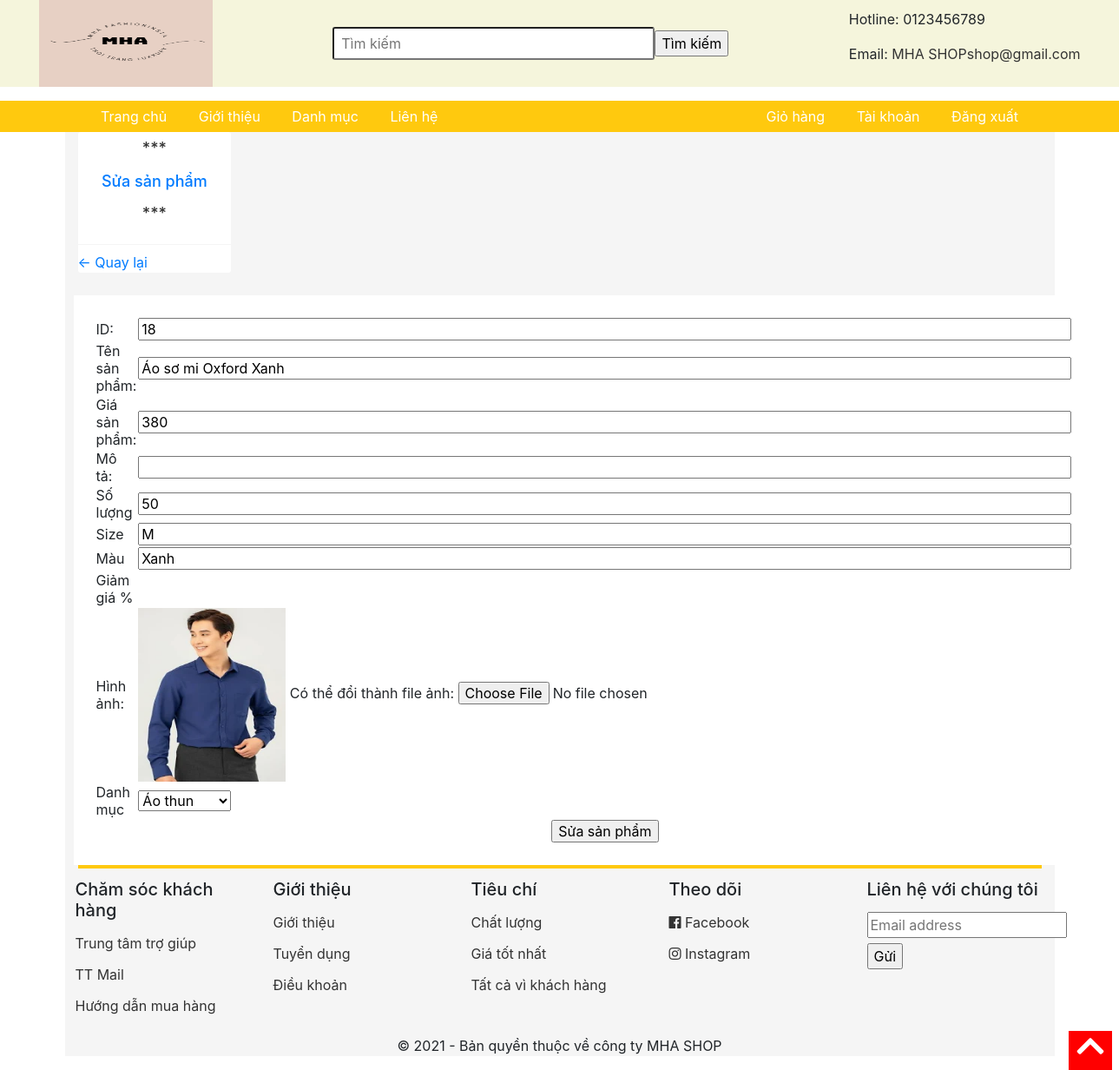
Page /sanpham/suasp.php?id=18 on the committed database.
### tables this page shows
CREATE TABLE `sanpham` (
  `id` int(11) NOT NULL,
  `tensp` varchar(100) NOT NULL,
  `giasp` int(100) NOT NULL,
  `mota` varchar(1000) NOT NULL,
  `hinhanh` varchar(100) NOT NULL,
  `soluong` int(100) NOT NULL,
  `size` varchar(100) NOT NULL,
  `mau` varchar(100) NOT NULL,
  `iddanhmuc` int(100) NOT NULL
);

### sanpham/suasp.php (the view, shortened to what this page needs)
<html>
<head>
	<link rel="stylesheet" type="text/css" href="../css/grid.css">
	<link rel="stylesheet" type="text/css" href="../css/responsive.css">
	<link rel="stylesheet" type="text/css" href="../main.css">
	<link rel="stylesheet" href="https://use.fontawesome.com/releases/v5.7.0/css/all.css">
	<link rel="stylesheet" href="https://maxcdn.bootstrapcdn.com/bootstrap/4.5.2/css/bootstrap.min.css">
</head>
<body>
<form action="../timkiem.php" method="POST">
	<div class="app">
		<div class="header">
			<div class="grid wide">
				<div class="header-main">
					<div class="logo">
						<a href="../index.php"><img src="../img/LOGO1.png" width="200" height="100"></a>
					</div>
					<div class="search">
						<input type="text" name="s" class="search-bar" placeholder="Tìm kiếm">
						<input type="submit" value="Tìm kiếm">
					</div>
					<div class="contact">
						<p>Hotline: 0123456789</p>
						<p>Email: <a href="mailto:MHA SHOPshop@gmail.com" style="color: #333;">MHA SHOPshop@gmail.com</a></p>
					</div>
				</div>
			</div>
		</div>
		</form>
		<div class="navigation-bar">
			<ul class="navbar-list">
				<li class="navbar-item"><a href="../index.php" class="navbar-link">Trang chủ</a></li>
				<li class="navbar-item"><a href="./pages/gioithieu.php" class="navbar-link">Giới thiệu</a></li>
				<li class="navbar-item navbar-item-category">
					<a href="" class="navbar-link">Danh mục</a>
				</li>
				<li class="navbar-item"><a href="./pages/lienhe.php" class="navbar-link">Liên hệ</a></li>
			</ul>
			<ul class="navbar-list">
				<li class="navbar-item"><a href="../pages/giohang.php" class="navbar-link">Giỏ hàng</a></li>
				<li class="navbar-item"><a href="../taikhoan.php" class="navbar-link">Tài khoản</a></li>
				<li class="navbar-item"><a href="../pages/dangxuat.php" class="navbar-link">Đăng xuất</a></li>
			</ul>
		</div>
		<div class="container">
			<div class="grid wide">
				<div class="row sm-gutter grid-content">
					<div class="column l-2 me-0 s-0">
						<nav class="category">
							<h3 class="category-heading" align="center">
								<p >***</p>
								<a href="themsp.php">Sửa sản phẩm</a>
								<p  >***</p>
							</h3>
							<ul class="category-list">
								<li class="category-item category-item--active">
									<a href="../sanpham/quanlysp.php" ><- Quay lại </a>
								</li>
							</ul>
						</nav>
					</div>
				<div class="product-detail-decribe" align="center">
					<div class="product-detail-describe__detail">
 <?php
       $conn2 = mysqli_connect("localhost", "root", "", "dacs2");
       $sql2 = "SELECT * FROM sanpham where id=".$_GET['id'];
       $ketqua = mysqli_query($conn2, $sql2);
       $row = mysqli_fetch_array($ketqua);
   ?>
   <table>
   <form action="" enctype="multipart/form-data" method="POST">
   <tr> <td>	ID: </td>
   <td><input type="text" name="id" size="100" value="<?php echo $row['id'] ?>"></td>
   </tr>
   <tr> <td>	Tên sản phẩm: </td>
   <td><input type="text" name="tensp" size="100" value="<?php echo $row['tensp'] ?>"></td>
   </tr>
   <tr> 	<td>Giá sản phẩm:      </td>
   <td><input type="text" name="giasp" value="<?php echo $row['giasp'] ?>" size="100"></td>
   </tr>
   <tr> 	<td>Mô tả: 	  </td>
   <td><input type="text" name="mota" value="<?php echo $row['mota'] ?>" size="100"></td>
 </tr>
 <tr>
   <td>Số lượng</td>
   <td><input type="text" name="soluong" value="<?php echo $row['soluong'] ?>" size="100"></td>
 </tr>
 <tr>
   <td>Size</td>
   <td><input type="text" name="size" value="<?php echo $row['size'] ?>" size="100"></td>
 </tr>
 <tr>
   <td>Màu</td>
   <td><input type="text" name="mau" value="<?php echo $row['mau'] ?>" size="100"></td>
 </tr>
 <tr>
   <td>Giảm giá %</td>
 </tr>
 <tr>
   <td>Hình ảnh: </td>
   <td><?php         echo "<img src = ../".$row['hinhanh'].' width="170" height="200"'.  '>'; ?>
   Có thể đổi thành file ảnh: <input type="file" name="uploadFile"><br></td>
   </tr>
 <tr>
   <td>Danh mục</td>
   <td>
 <select name="iddanhmuc">
           <?php
               $conn2 =	mysqli_connect("localhost", "root", "", "dacs2");
               $sql2= "SELECT * FROM danhmuc";
               $ketqua2 = mysqli_query($conn2, $sql2);
               while($row2 = mysqli_fetch_array($ketqua2))
               {
                   echo '<option value = "'.$row2['id'].'">'.$row2['tendanhmuc'].'</option>';
               }
           ?>
       </select>
   </td>
 </tr>
    <tr>
        <td></td>
        <td align="center"> <input type="submit" name="submit"  value="Sửa sản phẩm" ></td>
    </tr>
   </form>
   </table>
					</div>
				</div>
				</div>
				</div>
		<div class="footer">
			<div class="grid wide">
				<div class="row">
					<div class="column l-2-4 me-4 s-6">
						<h3 class="footer__heading">Chăm sóc khách hàng</h3>
						<ul class="footer-list">
							<li class="footer-item">
								<a href="" class="footer-item-link">Trung tâm trợ giúp</a>
							</li>
							<li class="footer-item">
								<a href="" class="footer-item-link">TT Mail</a>
							</li>
							<li class="footer-item">
								<a href="" class="footer-item-link">Hướng dẫn mua hàng</a>
							</li>
						</ul>
					</div>
					<div class="column l-2-4 me-4 s-6">
						<h3 class="footer__heading">Giới thiệu</h3>
						<ul class="footer-list">
							<li class="footer-item">
								<a href="" class="footer-item-link">Giới thiệu</a>
							</li>
							<li class="footer-item">
								<a href="" class="footer-item-link">Tuyển dụng</a>
							</li>
							<li class="footer-item">
								<a href="" class="footer-item-link">Điều khoản</a>
							</li>
						</ul>
					</div>
					<div class="column l-2-4 me-4 s-6">
						<h3 class="footer__heading">Tiêu chí</h3>
						<ul class="footer-list">
							<li class="footer-item">
								<a  class="footer-item-link">Chất lượng</a>
							</li>
							<li class="footer-item">
								<a  class="footer-item-link">Giá tốt nhất</a>
							</li>
							<li class="footer-item">
								<a  class="footer-item-link">Tất cả vì khách hàng</a>
							</li>
						</ul>
					</div>
					<div class="column l-2-4 me-4 s-6">
						<h3 class="footer__heading">Theo dõi</h3>
						<ul class="footer-list">
							<li class="footer-item">
								<a href="" class="footer-item-link">
									<i class="fab fa-facebook"></i>
									Facebook
								</a>
							</li>
							<li class="footer-item">
								<a href="" class="footer-item-link">
									<i class="fab fa-instagram"></i>
									Instagram
								</a>
							</li>
						</ul>
					</div>
					<div class="column l-2-4 me-4 s-6">
						<h3 class="footer__heading">Liên hệ với chúng tôi</h3>
						<input class="footer__input" type="text" placeholder="Email address">
						<input type="submit" value="Gửi">
					</div>
				</div>
			</div>
			<div class="footer__bottom">
				<div class="grid wide">
					<p>© 2021 - Bản quyền thuộc về công ty MHA SHOP</p>
				</div>
			</div>
		</div>
		<div class="scroll-to-top" onclick="scrollToTop();">
			<i class="scroll-to-top-icon fas fa-chevron-up"></i>
		</div>
	</div>
</body>
</html>

### css/grid.css (style rules this page uses)
.grid { width: 100%; display: block; padding: 0; }
.grid.wide { max-width: 1200px; margin: 0 auto; }
.row { display: flex; flex-wrap: wrap; margin-left: -4px; margin-right: -4px; }
.column { padding-left: 4px; padding-right: 4px; }
.s-0 { display: none; }
.s-6 { flex: 0 0 50%; max-width: 50%; }
@media (min-width: 740px) { .row { margin-left: -8px; margin-right: -8px; } }
@media (min-width: 740px) { .column { padding-left: 8px; padding-right: 8px; } }
@media (min-width: 740px) { .me-0 { display: none; } }
@media (min-width: 740px) { .me-1, .me-2, .me-3, .me-4, .me-5, .me-6, .me-7, .me-8, .me-9, .me-10, .me-11, .me-12 { display: block; } }
@media (min-width: 740px) { .me-4 { flex: 0 0 33.33333%; max-width: 33.33333%; } }
@media (min-width: 1113px) { .row { margin-left: -12px; margin-right: -12px; } }
@media (min-width: 1113px) { .row.sm-gutter { margin-left: -5px; margin-right: -5px; } }
@media (min-width: 1113px) { .column { padding-left: 12px; padding-right: 12px; } }
@media (min-width: 1113px) { .row.sm-gutter .column { padding-left: 5px; padding-right: 5px; } }
@media (min-width: 1113px) { .l-1, .l-2, .l-2-4, .l-3, .l-4, .l-5, .l-6, .l-7, .l-8, .l-9, .l-10, .l-11, .l-12 { display: block; } }
@media (min-width: 1113px) { .l-2 { flex: 0 0 16.66667% !important; max-width: 16.66667%; } }
@media (min-width: 1113px) { .column.l-2-4 { flex: 0 0 20%; max-width: 20%; } }

### main.css (style rules this page uses)
* { box-sizing: border-box; }
body { margin: 0; font-family: "Helvetica Neue", Helvetica, Arial; background-color:#f5f5dc; }
.header-main { display: flex; justify-content: space-between; align-items: center; }
.header { background-color: #f5f5dc; height: 100px; }
.search { display: flex; align-items: center; width: 38%; }
.search-bar { width: 100%; height: 38px; padding: 0 8px; border-radius: 3px; color: #333; font-size: 16px; }
.navigation-bar { background-color: #ffc90e; margin: 0 auto; display: flex; justify-content: space-between; align-items: center; }
.navbar-list { list-style: none; padding-left: 0; margin: 0 100px; }
.navbar-item, .navbar-link { display: inline-flex; }
.navbar-link { color: white; padding: 6px 16px; text-decoration: none; }
.navbar-item-category { position: relative; }
.container { width: 100%; margin: 0; background-color: #F5F5F5; }
.category { background-color: white; border-radius: 3px; }
.category-heading { color: #333; padding: 8px 16px; font-size: 18px; margin-top: 0; border-bottom: 1px solid #f5f5f5; }
.category-list { list-style: none; padding-left: 0; }
.footer { border-top: 4px solid #ffc90e; padding-top: 12px; }
.footer__heading { font-size: 20px; }
.footer-list { padding-left: 0; list-style: none; }
.footer-item-link { text-decoration: none; color: #333; padding: 6px 0; display: block; }
.footer__input { margin: 6px 0; width: 230px; }
.footer__bottom { background-color: #f5f5f5; text-align: center; }
.product-detail-decribe { padding: 25px; background-color: white; margin-top: 10px; }
.scroll-to-top { position: fixed; bottom: 0; right: 8px; z-index: 1999; cursor: pointer; }
.scroll-to-top-icon { font-size: 36px; color: white; background-color: red; width: 50px; height: 45px; text-align: center; }

### rows in the picture
sanpham: id "18", tensp "Áo sơ mi Oxford Xanh", giasp "380", soluong "50", size "M", mau "Xanh", hinhanh (picture)

### other values in the picture
form field iddanhmuc "Áo thun"
